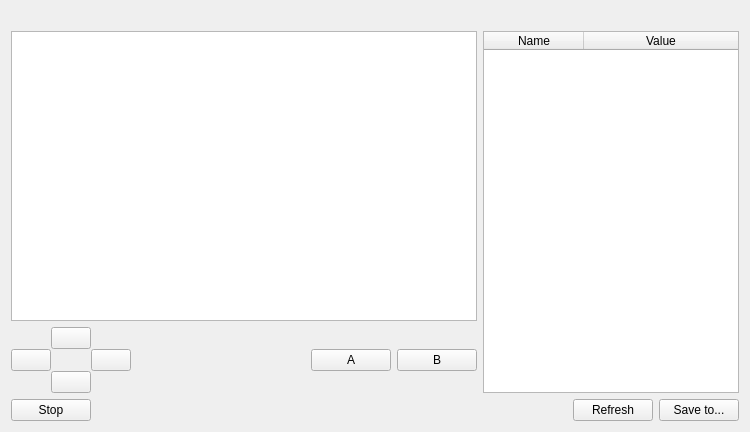
<?xml version="1.0" encoding="UTF-8"?>
<ui version="4.0">
 <class>Controller</class>
 <widget class="QWidget" name="Controller">
  <property name="windowModality">
   <enum>Qt::WindowModal</enum>
  </property>
  <property name="geometry">
   <rect>
    <x>0</x>
    <y>0</y>
    <width>750</width>
    <height>432</height>
   </rect>
  </property>
  <property name="maximumSize">
   <size>
    <width>16777215</width>
    <height>16777215</height>
   </size>
  </property>
  <property name="windowTitle">
   <string>Form</string>
  </property>
  <layout class="QVBoxLayout" name="verticalLayout_2">
   <item>
    <widget class="QLabel" name="label">
     <property name="text">
      <string/>
     </property>
     <property name="pixmap">
      <pixmap resource="../rc/rc.qrc">:/controller/cbc_2.png</pixmap>
     </property>
    </widget>
   </item>
   <item>
    <layout class="QHBoxLayout" name="horizontalLayout_4" stretch="1,0">
     <item>
      <widget class="QSplitter" name="splitter">
       <property name="frameShape">
        <enum>QFrame::NoFrame</enum>
       </property>
       <property name="orientation">
        <enum>Qt::Horizontal</enum>
       </property>
       <property name="childrenCollapsible">
        <bool>false</bool>
       </property>
       <widget class="QWidget" name="verticalLayoutWidget">
        <layout class="QVBoxLayout" name="verticalLayout">
         <item>
          <widget class="QTextEdit" name="ui_console">
           <property name="readOnly">
            <bool>true</bool>
           </property>
          </widget>
         </item>
         <item>
          <layout class="QHBoxLayout" name="horizontalLayout_2">
           <item>
            <layout class="QGridLayout" name="gridLayout">
             <property name="topMargin">
              <number>0</number>
             </property>
             <property name="spacing">
              <number>0</number>
             </property>
             <item row="0" column="1">
              <widget class="QPushButton" name="ui_up">
               <property name="styleSheet">
                <string notr="true"/>
               </property>
               <property name="text">
                <string/>
               </property>
               <property name="icon">
                <iconset resource="../rc/rc.qrc">
                 <normaloff>:/controller/arrowUp-30D.png</normaloff>:/controller/arrowUp-30D.png</iconset>
               </property>
               <property name="shortcut">
                <string>Up</string>
               </property>
              </widget>
             </item>
             <item row="1" column="0">
              <widget class="QPushButton" name="ui_left">
               <property name="styleSheet">
                <string notr="true"/>
               </property>
               <property name="text">
                <string/>
               </property>
               <property name="icon">
                <iconset resource="../rc/rc.qrc">
                 <normaloff>:/controller/arrowLf-30D.png</normaloff>:/controller/arrowLf-30D.png</iconset>
               </property>
               <property name="shortcut">
                <string>Left</string>
               </property>
              </widget>
             </item>
             <item row="1" column="2">
              <widget class="QPushButton" name="ui_right">
               <property name="styleSheet">
                <string notr="true"/>
               </property>
               <property name="text">
                <string/>
               </property>
               <property name="icon">
                <iconset resource="../rc/rc.qrc">
                 <normaloff>:/controller/arrowRt-30D.png</normaloff>:/controller/arrowRt-30D.png</iconset>
               </property>
               <property name="shortcut">
                <string>Right</string>
               </property>
              </widget>
             </item>
             <item row="2" column="1">
              <widget class="QPushButton" name="ui_down">
               <property name="styleSheet">
                <string notr="true"/>
               </property>
               <property name="text">
                <string/>
               </property>
               <property name="icon">
                <iconset resource="../rc/rc.qrc">
                 <normaloff>:/controller/arrowDn-30D.png</normaloff>:/controller/arrowDn-30D.png</iconset>
               </property>
               <property name="shortcut">
                <string>Down</string>
               </property>
              </widget>
             </item>
            </layout>
           </item>
           <item>
            <spacer name="horizontalSpacer">
             <property name="orientation">
              <enum>Qt::Horizontal</enum>
             </property>
             <property name="sizeHint" stdset="0">
              <size>
               <width>40</width>
               <height>20</height>
              </size>
             </property>
            </spacer>
           </item>
           <item>
            <layout class="QHBoxLayout" name="horizontalLayout">
             <item>
              <widget class="QPushButton" name="ui_a">
               <property name="minimumSize">
                <size>
                 <width>70</width>
                 <height>0</height>
                </size>
               </property>
               <property name="text">
                <string>A</string>
               </property>
               <property name="shortcut">
                <string>A</string>
               </property>
              </widget>
             </item>
             <item>
              <widget class="QPushButton" name="ui_b">
               <property name="minimumSize">
                <size>
                 <width>70</width>
                 <height>0</height>
                </size>
               </property>
               <property name="text">
                <string>B</string>
               </property>
               <property name="shortcut">
                <string>B</string>
               </property>
              </widget>
             </item>
            </layout>
           </item>
          </layout>
         </item>
        </layout>
       </widget>
      </widget>
     </item>
     <item>
      <widget class="QTableWidget" name="ui_table">
       <attribute name="horizontalHeaderVisible">
        <bool>true</bool>
       </attribute>
       <attribute name="horizontalHeaderCascadingSectionResizes">
        <bool>false</bool>
       </attribute>
       <attribute name="horizontalHeaderStretchLastSection">
        <bool>true</bool>
       </attribute>
       <attribute name="verticalHeaderVisible">
        <bool>false</bool>
       </attribute>
       <column>
        <property name="text">
         <string>Name</string>
        </property>
       </column>
       <column>
        <property name="text">
         <string>Value</string>
        </property>
       </column>
      </widget>
     </item>
    </layout>
   </item>
   <item>
    <layout class="QHBoxLayout" name="horizontalLayout_3">
     <item>
      <widget class="QPushButton" name="ui_stop">
       <property name="text">
        <string>Stop</string>
       </property>
       <property name="icon">
        <iconset resource="../rc/rc.qrc">
         <normaloff>:/controller/rivet95x30Red.png</normaloff>:/controller/rivet95x30Red.png</iconset>
       </property>
       <property name="shortcut">
        <string>Space</string>
       </property>
      </widget>
     </item>
     <item>
      <spacer name="horizontalSpacer_2">
       <property name="orientation">
        <enum>Qt::Horizontal</enum>
       </property>
       <property name="sizeHint" stdset="0">
        <size>
         <width>40</width>
         <height>20</height>
        </size>
       </property>
      </spacer>
     </item>
     <item>
      <widget class="QPushButton" name="ui_refresh">
       <property name="text">
        <string>Refresh</string>
       </property>
      </widget>
     </item>
     <item>
      <widget class="QPushButton" name="ui_saveTo">
       <property name="text">
        <string>Save to...</string>
       </property>
      </widget>
     </item>
    </layout>
   </item>
  </layout>
 </widget>
 <resources>
  <include location="../rc/rc.qrc"/>
 </resources>
 <connections/>
</ui>
